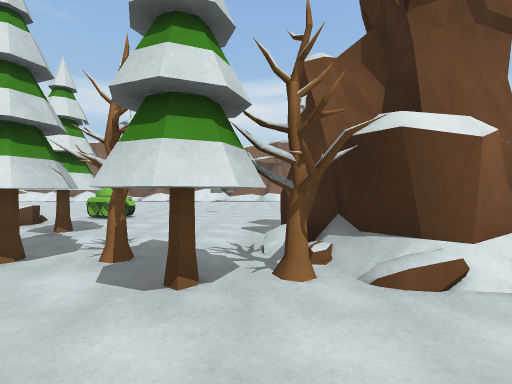
view 1 (above)

24 first-person views from a walk through a scene from a Unity 3-D project. The camera is 1.5 m above the floor, looks level and sees 85° across. The floor is counted in squares, 2 m on a side. Each view is taken from the middle of a square. On the plan, view 1 faces up. The plan holds only what a view shows up to about 10 squares ahead; the rest is blank. The place goes on beyond the plan. Surface patterns are stand-ins for the level's own textures.

view 2
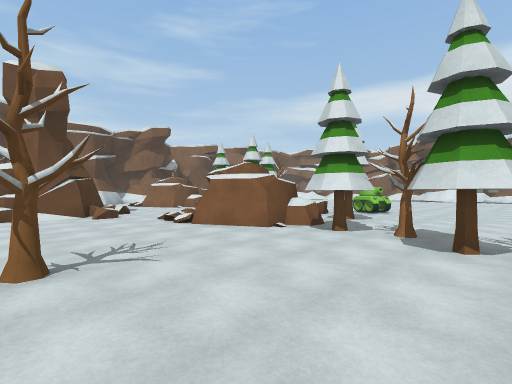

view 3
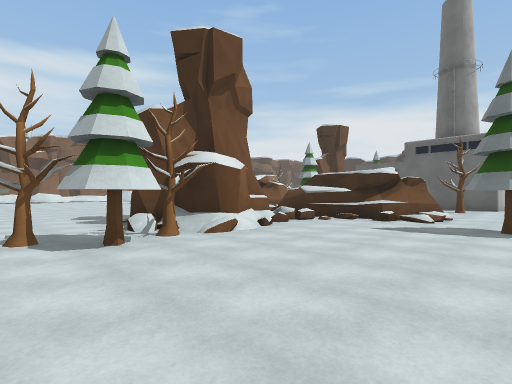

view 4
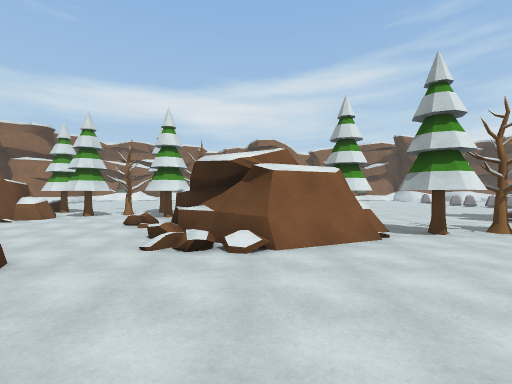

view 5
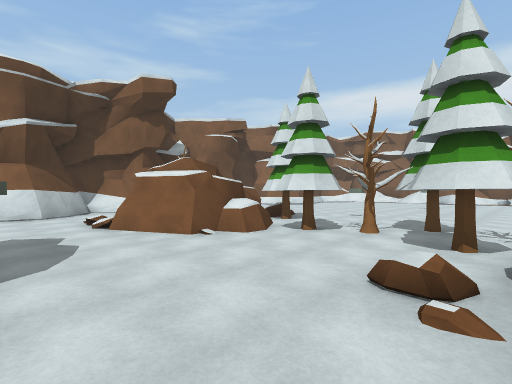

view 6
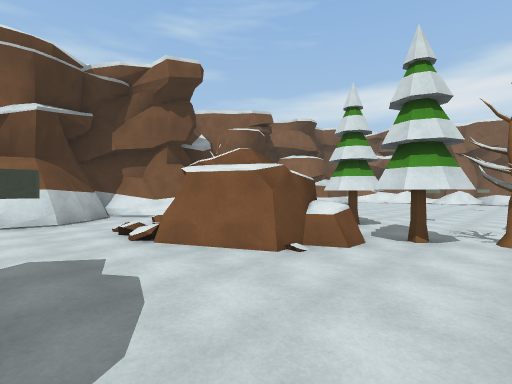

view 7
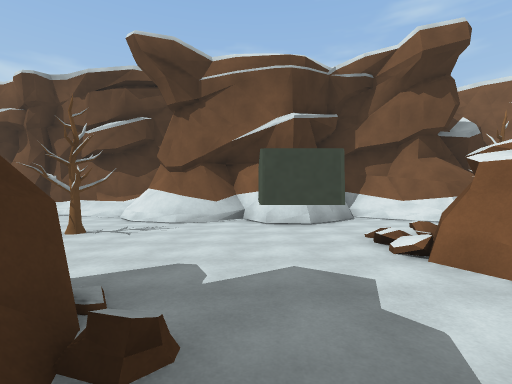

view 8
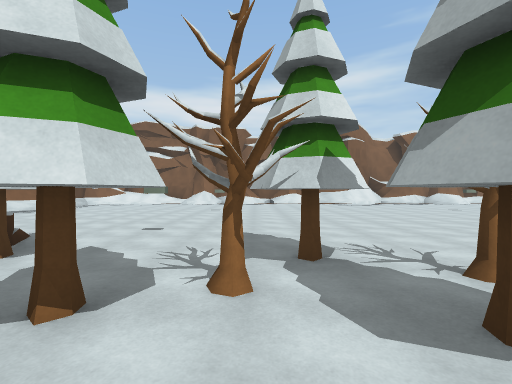

view 9
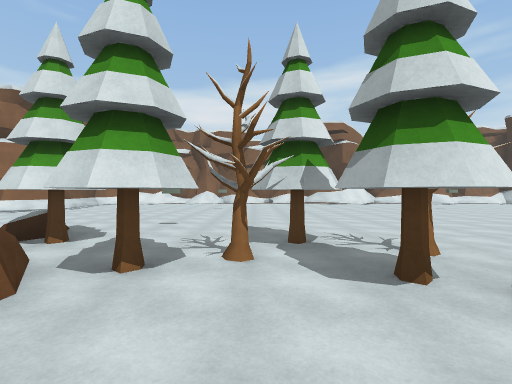

view 10
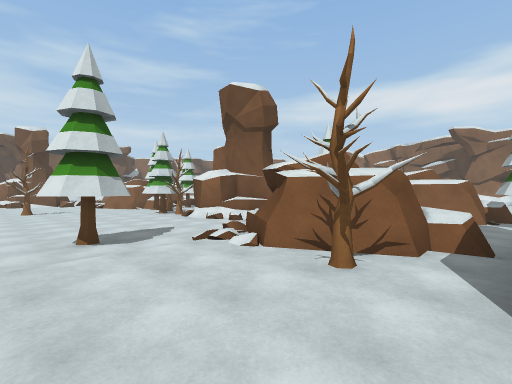

view 11
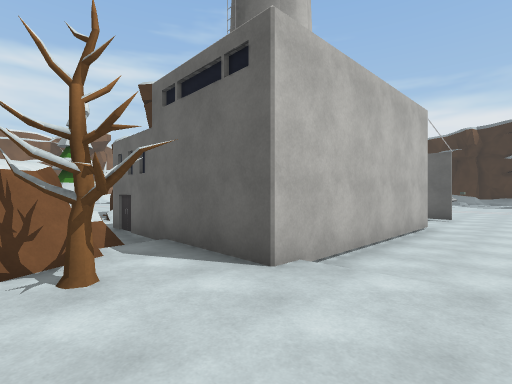

view 12
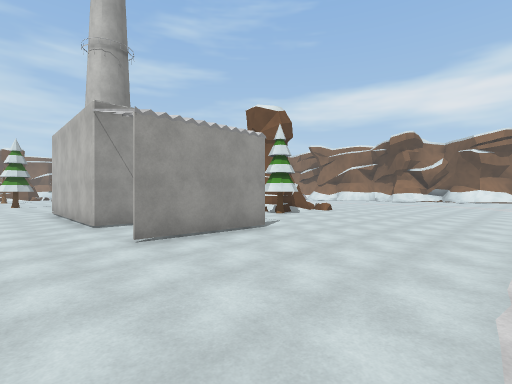

view 13
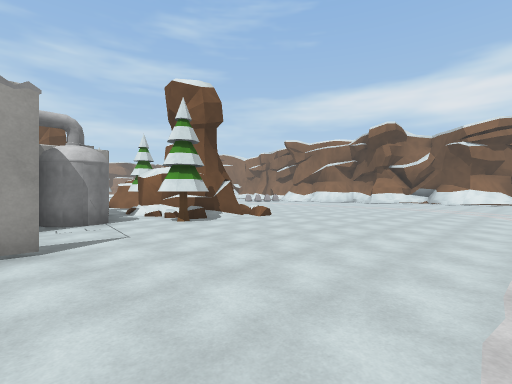

view 14
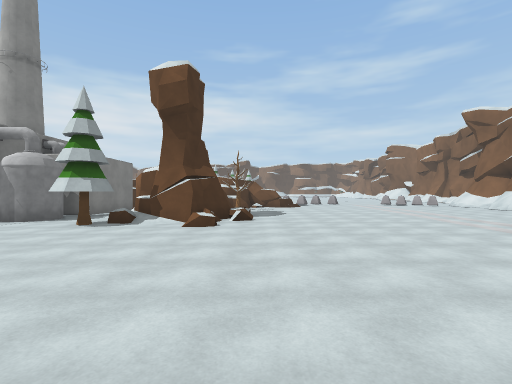

view 15
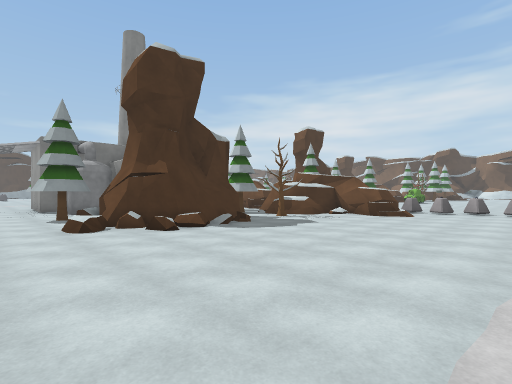

view 16
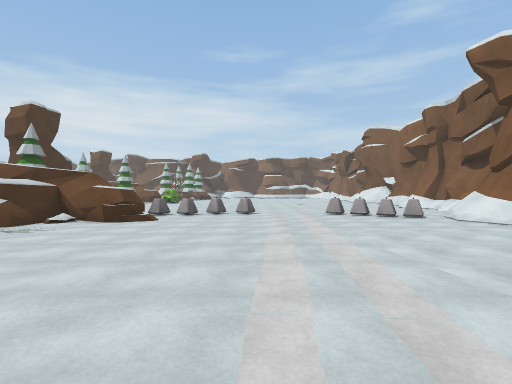

view 17
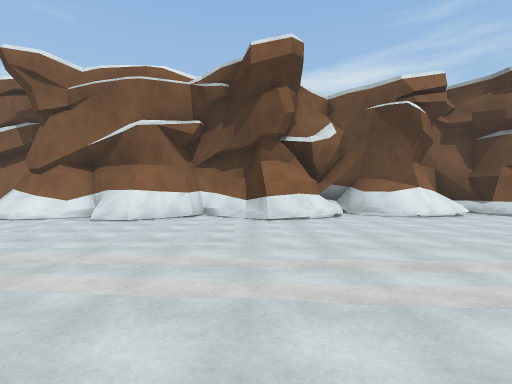

view 18
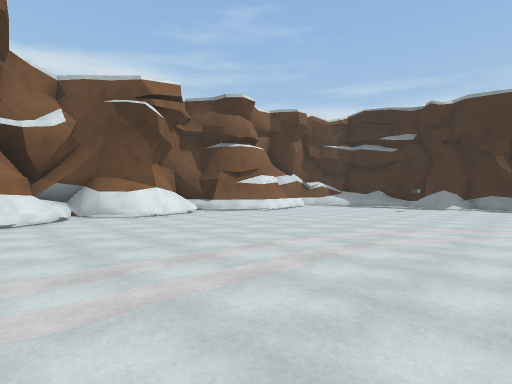

view 19
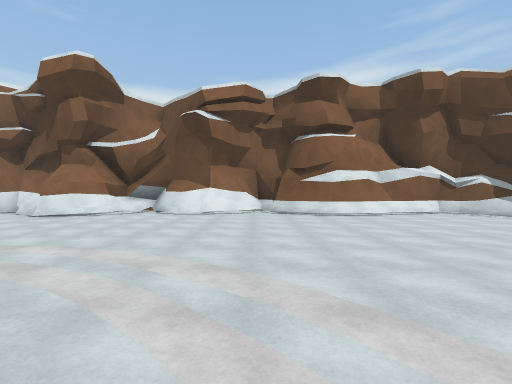

view 20
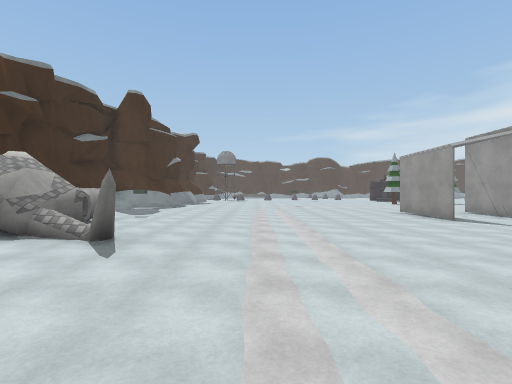

view 21
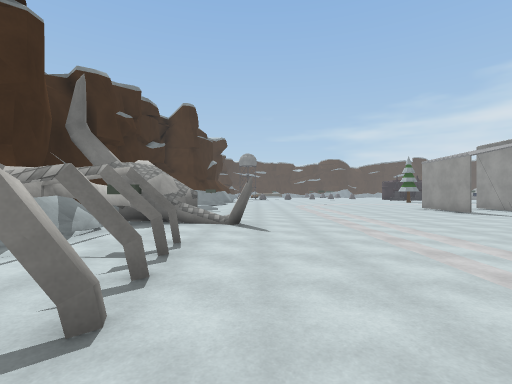

view 22
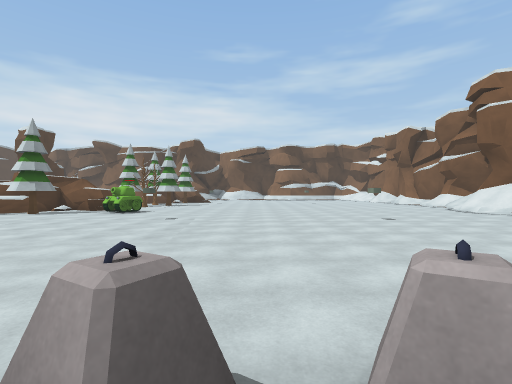

view 23
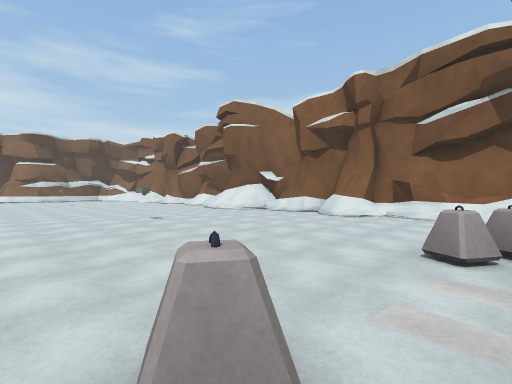

view 24
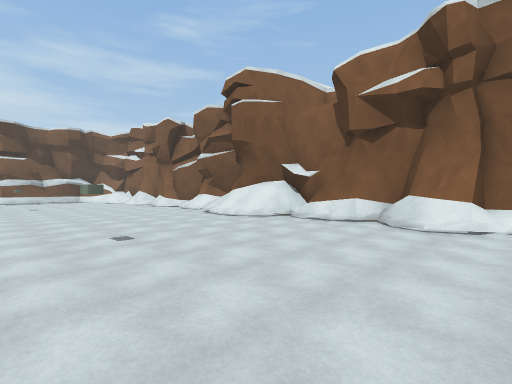

### Floor plan
Key: @ floor where view 1 was taken; # wall or solid block; . main floor; : floor 0.25 m higher than the main floor; / step, stairs or slope; = window, fence, low wall or low ledge; ^ raised ledge; T tank; R tree; O other object.
Columns run from 21 left of view 1 to 27 right of it. Each row starts with its distance up from view 1.
 22                 ############     ##  #######
 21                 #//....=..=###########.###.######
 20                .............##.##..##^......##^..
 19               ..............#....................
 18              ..............=.....................
 17             ..............=#.....................
 16            .........O...........................
 15   #. ...........................................
 14   ........................=......................
 13    .......................=......................
 12     .......................=..................
 11      ......................#//..............  .
 10        ..O..........O....  ##=.............. ..#^
  9       ##R...R...........    ##...................
  8       ##R..RR....T......    ##^R.###=............
  7   ##R  ##.RRRR. ........     ##..####..........#O
  6  ##.    #^..R#  =R....=      #.RR###/............
  5  #.../###....#  #RR...#       ...###RR.........=.
  4  ###..//.....####^....######  .................=#
  3   ##..........###=RRR.##^=##  ..####............#
  2   ##.....O....###...RR.....#  #.#  #.............
  1   ##....####=..............^###:#  ##..#........#
  0   ##....  ##.........@.....=##R##   #..#........O
 -1   ##.R.   ##..............R.:::######..#.........
 -2 ##=..     # ......R......RR.::::............
 -3 #=..                  ......:///............

Where each view was taken, in squares from view 1:
view 1: 0 up, 0 right, facing up
view 2: 2 down, 0 right, facing up-left
view 3: 2 down, 2 left, facing up-right
view 4: 2 down, 6 left, facing up
view 5: 2 up, 8 left, facing up-left
view 6: 2 up, 10 left, facing up-left
view 7: 2 up, 11 left, facing left
view 8: 5 up, 10 left, facing up
view 9: 4 up, 10 left, facing up
view 10: 3 down, 10 right, facing up-left
view 11: 3 down, 8 right, facing up-right
view 12: 3 down, 22 right, facing up-left
view 13: 1 up, 22 right, facing up-left
view 14: 9 up, 22 right, facing left
view 15: 14 up, 17 right, facing down-left
view 16: 14 up, 15 right, facing left
view 17: 12 up, 14 right, facing up
view 18: 12 up, 15 right, facing up-right
view 19: 11 up, 21 right, facing up
view 20: 9 up, 23 right, facing down
view 21: 11 up, 25 right, facing down
view 22: 13 up, 6 right, facing left
view 23: 13 up, 6 right, facing up-left
view 24: 15 up, 3 right, facing up-left
